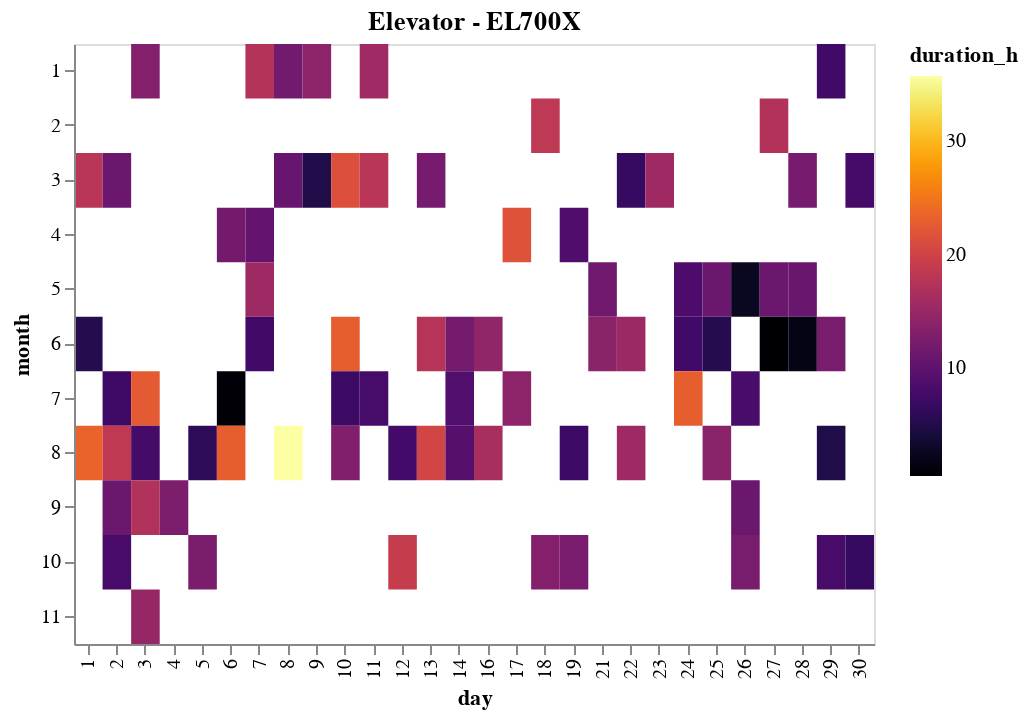

Write notebook code for a chart like this one.
### Code cell
def heat_chart_for_equipment(equipment_id):
    return alt.Chart(long_data.loc[equipment_id], title="{} - {}".format( 'Escalator' if 'ES' in equipment_id else "Elevator", equipment_id )).mark_rect().encode(
      x='day:O',
      y='month:O',
      color=alt.Color('duration_h', scale=alt.Scale(scheme="inferno")),
    #   stroke=alt.Color('rgab(255,255,255,1)'),
      tooltip=[
        alt.Tooltip('duration_h',title="duration"),
        alt.Tooltip('day',title="day"),
        alt.Tooltip('month',title="month")
      ]
    ).configure_mark(strokeWidth=0)
heat_chart_for_equipment('EL700X')

### Figure 1 — Vega-Lite specification as saved in the notebook (floating-point values rounded to 4 significant figures)
{"$schema": "https://vega.github.io/schema/vega-lite/v3.4.0.json", "config": {"mark": {"strokeWidth": 0, "tooltip": null}, "view": {"height": 300, "width": 400}}, "data": {"name": "data-e61c3fb87a434ff2b0fb94eebe27a2a2"}, "datasets": {"data-e61c3fb87a434ff2b0fb94eebe27a2a2": [{"Date": "2019-01-03T00:00:00", "day": 3, "duration_h": 13.29, "month": 1}, {"Date": "2019-01-07T00:00:00", "day": 7, "duration_h": 17.39, "month": 1}, {"Date": "2019-01-08T00:00:00", "day": 8, "duration_h": 11.74, "month": 1}, {"Date": "2019-01-09T00:00:00", "day": 9, "duration_h": 14.02, "month": 1}, {"Date": "2019-01-11T00:00:00", "day": 11, "duration_h": 15.65, "month": 1}, {"Date": "2019-01-29T00:00:00", "day": 29, "duration_h": 7.544, "month": 1}, {"Date": "2019-02-18T00:00:00", "day": 18, "duration_h": 18.45, "month": 2}, {"Date": "2019-02-27T00:00:00", "day": 27, "duration_h": 17.29, "month": 2}, {"Date": "2019-03-01T00:00:00", "day": 1, "duration_h": 17.94, "month": 3}, {"Date": "2019-03-02T00:00:00", "day": 2, "duration_h": 11.09, "month": 3}, {"Date": "2019-03-08T00:00:00", "day": 8, "duration_h": 10.7, "month": 3}, {"Date": "2019-03-09T00:00:00", "day": 9, "duration_h": 4.851, "month": 3}, {"Date": "2019-03-10T00:00:00", "day": 10, "duration_h": 21.42, "month": 3}, {"Date": "2019-03-11T00:00:00", "day": 11, "duration_h": 18.01, "month": 3}, {"Date": "2019-03-13T00:00:00", "day": 13, "duration_h": 12.04, "month": 3}, {"Date": "2019-03-22T00:00:00", "day": 22, "duration_h": 6.701, "month": 3}, {"Date": "2019-03-23T00:00:00", "day": 23, "duration_h": 15.61, "month": 3}, {"Date": "2019-03-28T00:00:00", "day": 28, "duration_h": 12.04, "month": 3}, {"Date": "2019-03-30T00:00:00", "day": 30, "duration_h": 7.842, "month": 3}, {"Date": "2019-04-06T00:00:00", "day": 6, "duration_h": 11.79, "month": 4}, {"Date": "2019-04-07T00:00:00", "day": 7, "duration_h": 10.45, "month": 4}, {"Date": "2019-04-17T00:00:00", "day": 17, "duration_h": 21.74, "month": 4}, {"Date": "2019-04-19T00:00:00", "day": 19, "duration_h": 8.687, "month": 4}, {"Date": "2019-05-07T00:00:00", "day": 7, "duration_h": 15.53, "month": 5}, {"Date": "2019-05-21T00:00:00", "day": 21, "duration_h": 11.4, "month": 5}, {"Date": "2019-05-24T00:00:00", "day": 24, "duration_h": 8.479, "month": 5}, {"Date": "2019-05-25T00:00:00", "day": 25, "duration_h": 11.18, "month": 5}, {"Date": "2019-05-26T00:00:00", "day": 26, "duration_h": 2.517, "month": 5}, {"Date": "2019-05-27T00:00:00", "day": 27, "duration_h": 11.17, "month": 5}, {"Date": "2019-05-28T00:00:00", "day": 28, "duration_h": 10.83, "month": 5}, {"Date": "2019-06-01T00:00:00", "day": 1, "duration_h": 5.151, "month": 6}, {"Date": "2019-06-07T00:00:00", "day": 7, "duration_h": 7.468, "month": 6}, {"Date": "2019-06-10T00:00:00", "day": 10, "duration_h": 23.02, "month": 6}, {"Date": "2019-06-13T00:00:00", "day": 13, "duration_h": 17.64, "month": 6}, {"Date": "2019-06-14T00:00:00", "day": 14, "duration_h": 11.99, "month": 6}, {"Date": "2019-06-16T00:00:00", "day": 16, "duration_h": 14.34, "month": 6}, {"Date": "2019-06-21T00:00:00", "day": 21, "duration_h": 13.92, "month": 6}, {"Date": "2019-06-22T00:00:00", "day": 22, "duration_h": 15.27, "month": 6}, {"Date": "2019-06-24T00:00:00", "day": 24, "duration_h": 7.501, "month": 6}, {"Date": "2019-06-25T00:00:00", "day": 25, "duration_h": 5.204, "month": 6}, {"Date": "2019-06-27T00:00:00", "day": 27, "duration_h": 0.4833, "month": 6}, {"Date": "2019-06-28T00:00:00", "day": 28, "duration_h": 1.784, "month": 6}, {"Date": "2019-06-29T00:00:00", "day": 29, "duration_h": 12.34, "month": 6}, {"Date": "2019-07-02T00:00:00", "day": 2, "duration_h": 7.192, "month": 7}, {"Date": "2019-07-03T00:00:00", "day": 3, "duration_h": 22.59, "month": 7}, {"Date": "2019-07-06T00:00:00", "day": 6, "duration_h": 0.6667, "month": 7}, {"Date": "2019-07-10T00:00:00", "day": 10, "duration_h": 7.035, "month": 7}, {"Date": "2019-07-11T00:00:00", "day": 11, "duration_h": 7.999, "month": 7}, {"Date": "2019-07-14T00:00:00", "day": 14, "duration_h": 8.851, "month": 7}, {"Date": "2019-07-17T00:00:00", "day": 17, "duration_h": 14.05, "month": 7}, {"Date": "2019-07-24T00:00:00", "day": 24, "duration_h": 23.05, "month": 7}, {"Date": "2019-07-26T00:00:00", "day": 26, "duration_h": 8.203, "month": 7}, {"Date": "2019-08-01T00:00:00", "day": 1, "duration_h": 23.44, "month": 8}, {"Date": "2019-08-02T00:00:00", "day": 2, "duration_h": 18.53, "month": 8}, {"Date": "2019-08-03T00:00:00", "day": 3, "duration_h": 7.805, "month": 8}, {"Date": "2019-08-05T00:00:00", "day": 5, "duration_h": 5.885, "month": 8}, {"Date": "2019-08-06T00:00:00", "day": 6, "duration_h": 23.02, "month": 8}, {"Date": "2019-08-08T00:00:00", "day": 8, "duration_h": 35.77, "month": 8}, {"Date": "2019-08-10T00:00:00", "day": 10, "duration_h": 13.03, "month": 8}, {"Date": "2019-08-12T00:00:00", "day": 12, "duration_h": 7.714, "month": 8}, {"Date": "2019-08-13T00:00:00", "day": 13, "duration_h": 20.38, "month": 8}, {"Date": "2019-08-14T00:00:00", "day": 14, "duration_h": 9.229, "month": 8}, {"Date": "2019-08-16T00:00:00", "day": 16, "duration_h": 16.42, "month": 8}, {"Date": "2019-08-19T00:00:00", "day": 19, "duration_h": 7.077, "month": 8}, {"Date": "2019-08-22T00:00:00", "day": 22, "duration_h": 15.6, "month": 8}, {"Date": "2019-08-25T00:00:00", "day": 25, "duration_h": 13.79, "month": 8}, {"Date": "2019-08-29T00:00:00", "day": 29, "duration_h": 4.901, "month": 8}, {"Date": "2019-09-02T00:00:00", "day": 2, "duration_h": 11.09, "month": 9}, {"Date": "2019-09-03T00:00:00", "day": 3, "duration_h": 17.25, "month": 9}, {"Date": "2019-09-04T00:00:00", "day": 4, "duration_h": 12.61, "month": 9}, {"Date": "2019-09-26T00:00:00", "day": 26, "duration_h": 11.07, "month": 9}, {"Date": "2019-10-02T00:00:00", "day": 2, "duration_h": 8.088, "month": 10}, {"Date": "2019-10-05T00:00:00", "day": 5, "duration_h": 12.54, "month": 10}, {"Date": "2019-10-12T00:00:00", "day": 12, "duration_h": 19.14, "month": 10}, {"Date": "2019-10-18T00:00:00", "day": 18, "duration_h": 13.27, "month": 10}, {"Date": "2019-10-19T00:00:00", "day": 19, "duration_h": 12.3, "month": 10}, {"Date": "2019-10-26T00:00:00", "day": 26, "duration_h": 12.21, "month": 10}, {"Date": "2019-10-29T00:00:00", "day": 29, "duration_h": 8.018, "month": 10}, {"Date": "2019-10-30T00:00:00", "day": 30, "duration_h": 6.488, "month": 10}, {"Date": "2019-11-03T00:00:00", "day": 3, "duration_h": 14.79, "month": 11}]}, "encoding": {"color": {"field": "duration_h", "scale": {"scheme": "inferno"}, "type": "quantitative"}, "tooltip": [{"field": "duration_h", "title": "duration", "type": "quantitative"}, {"field": "day", "title": "day", "type": "quantitative"}, {"field": "month", "title": "month", "type": "quantitative"}], "x": {"field": "day", "type": "ordinal"}, "y": {"field": "month", "type": "ordinal"}}, "mark": "rect", "title": "Elevator - EL700X"}
